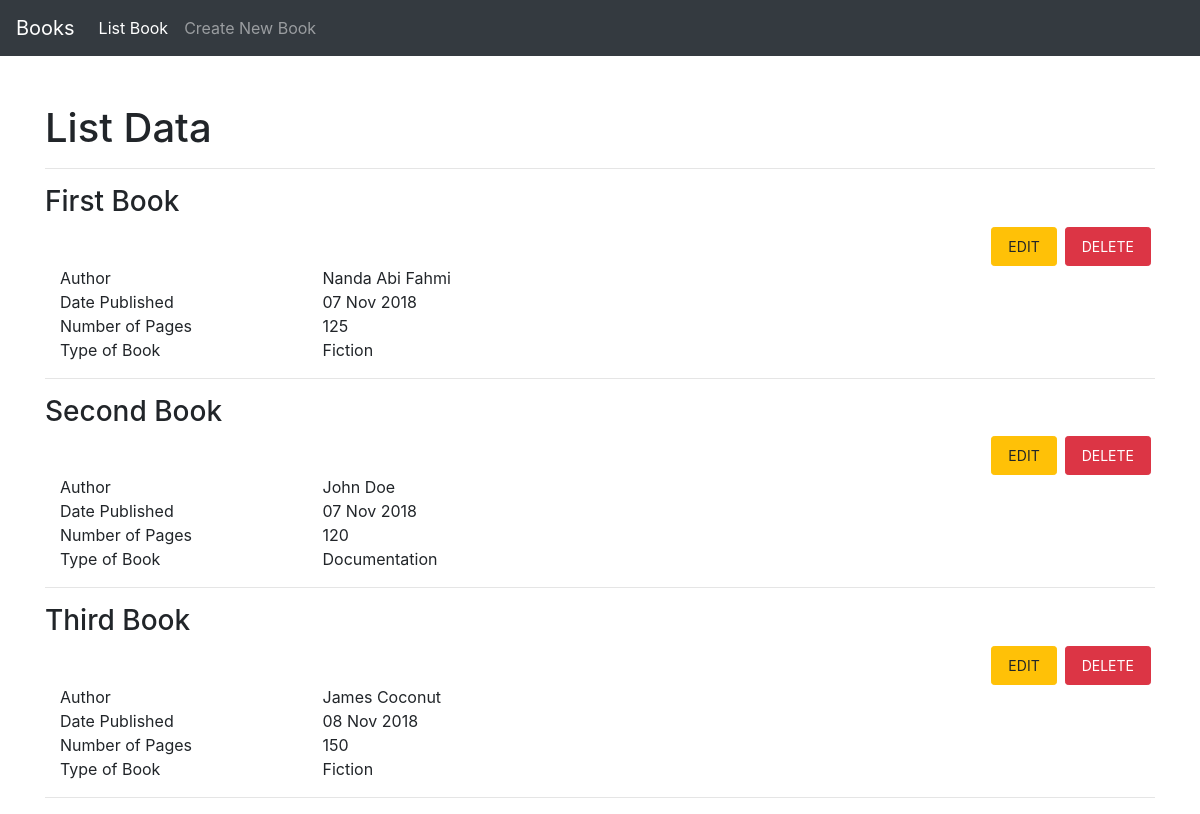
The page / on the database its author committed.
### tables this page shows
CREATE TABLE `book` (
  `id` int(11) NOT NULL,
  `title` varchar(100) NOT NULL,
  `author_id` varchar(50) NOT NULL,
  `date_published` datetime NOT NULL DEFAULT CURRENT_TIMESTAMP,
  `number_of_pages` int(11) NOT NULL,
  `type_id` varchar(50) NOT NULL
);

CREATE TABLE `author` (
  `author_id` int(11) NOT NULL,
  `name` varchar(100) NOT NULL,
  `joined_at` datetime NOT NULL DEFAULT CURRENT_TIMESTAMP
);

CREATE TABLE `type_of_book` (
  `type_id` int(11) NOT NULL,
  `name` varchar(100) NOT NULL,
  `created_at` datetime NOT NULL DEFAULT CURRENT_TIMESTAMP
);

### application/controllers/Book.php (called while the page is built, shortened)
<?php
class Book extends CI_Controller{
	public function __construct(){
		$this->load->model('Book_model','BModel');
		$this->load->model('Author_model','AModel');
		$this->load->model('Type_of_book_model','TModel');
		$this->load->helper('url');
		$this->load->helper('form');
		$this->load->library('session');
		$this->load->library('form_validation');
		$this->load->database();
	}
	public function index(){
		$data['title']='List Books';
		$data['page']='list';
		$resultData = array('status'=>array(),'value'=>array());
		$booklist = $this->BModel->read();
		if ($booklist !=false){
			$resultData['status']=true;
			for ($i=0; $i < count($booklist) ; $i++) {
				extract($booklist[$i]);
				$temp = array(
					'id' => $id,
					'title' => $title,
					'author' => $author,
					'date_published' => date('d M Y',strtotime($date_published)),
					'number_of_pages' => $number_of_pages,
					'type' => $type
				);
				array_push($resultData['value'], $temp);
			}
		}
		else{
			$resultData['status'] = false;
		}
		$data['main']=$this->load->view('templates/list.php',$resultData,true);
		$this->load->view('templates/main',$data);
	}
}

### index.php (called while the page is built, shortened)
<?php
require_once BASEPATH.'core/CodeIgniter.php';

### application/models/Book_model.php (called while the page is built, shortened)
<?php
	class Book_model extends CI_Model {
		private $table = 'book';
		public function read() {
			$query = $this->db->query(
			'SELECT
				b.id,
				b.title ,
				a.name as author,
				b.date_published,
				b.number_of_pages,
				t.name as type
			FROM '. $this->table .' b
			LEFT JOIN author a
				ON b.author_id = a.author_id
			LEFT JOIN type_of_book t
				ON t.type_id = b.type_id
			ORDER BY
				b.date_published');
			if (($query->num_rows()) > 0) {
				return $query->result_array();
			}
			else{
				return false;
			}
		}
	}
?>

### application/views/templates/list.php (the view, shortened to what this page needs)
<main id="list home" class="mt-5">
	<div class="wrapper container">
	<div class="heading">
		<h1>List Data</h1>
		<hr>
	</div>
	<?php if($status==true) :?>
		<?php for ($i=0;$i < count($value);$i++) {?>
		<?php extract($value[$i]);?>
		<div class="entry mb-3">
			<div class="title">
				<h3 class="title-text"><?php echo $title ?></h3>
				<ul class="nav justify-content-end">
					<li class="nav-item mx-1">
						<a class="nav-link btn btn-warning btn-sm"
						href="<?php echo base_url().'index.php/book/edit/'.$id?>">
							EDIT
						</a>
					</li>
					<li class="nav-item mx-1">
						<a class="nav-link btn btn-danger btn-sm"
						href="<?php echo base_url().'index.php/book/delete/'.$id?>">
							DELETE
						</a>
					</li>
				</ul>
			</div>
			<div class="details container">
				<div class="author row">
					<div class="detail col-md-3">Author</div>
					<div class="value col-md-"><?php echo $author;?></div>
				</div>
				<div class="date row">
					<div class="detail col-md-3">Date Published</div>
					<div class="value col-md-"><?php echo $date_published;?></div>
				</div>
				<div class="pages row">
					<div class="detail col-md-3">Number of Pages</div>
					<div class="value col-md-"><?php echo $number_of_pages;?></div>
				</div>
				<div class="type row">
					<div class="detail col-md-3">Type of Book</div>
					<div class="value col-md-"><?php echo $type?></div>
				</div>
			</div>
		</div>
		<hr>
		<?php }?>
	<?php else :?>
		<div class="alert alert-warning" role="alert">
			No Data
		</div>
	<?php endif?>
	</div>
</main>

### application/views/templates/main.php (shortened to what this page needs)
<!DOCTYPE html>
<html>
<head>
	<link rel="stylesheet" href="https://stackpath.bootstrapcdn.com/bootstrap/4.1.3/css/bootstrap.min.css">
</head>
<body>
	<nav class="navbar navbar-expand-sm navbar-dark bg-dark">
		<a class="navbar-brand" href="#">Books </a>
		<div class="collapse navbar-collapse" id="navbarsExample03">
			<ul class="navbar-nav mr-auto">
				<li class="nav-item
				<?php if($page=='list') {echo 'active';}?>">
					<a class="nav-link"
					href="<?php echo base_url().'index.php/book/'?>">
						List Book
					</a>
				</li>
				<li class="nav-item
				<?php if($page=='create') {echo 'active';}?>">
					<a class="nav-link"
					href="<?php echo base_url().'index.php/book/create'?>">
						Create New Book
					</a>
				</li>
			</ul>
		</div>
	</nav>
<?php echo $main?>
</body>
</html>

### rows shown on the page
book: title "First Book", author.name "Nanda Abi Fahmi", date_published "07 Nov 2018", number_of_pages "125", type.name "Fiction"
book: title "Second Book", author.name "John Doe", date_published "07 Nov 2018", number_of_pages "120", type.name "Documentation"
book: title "Third Book", author.name "James Coconut", date_published "08 Nov 2018", number_of_pages "150", type.name "Fiction"
